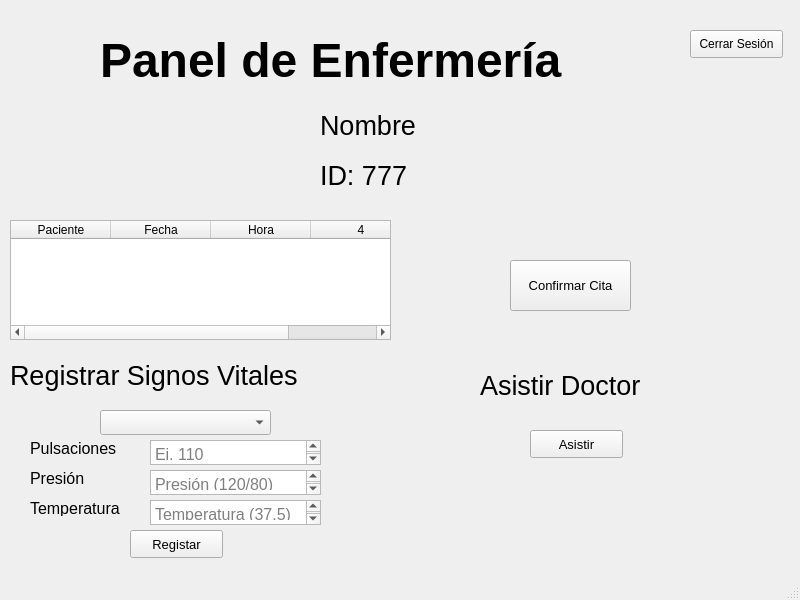
<?xml version="1.0" encoding="UTF-8"?>
<ui version="4.0">
 <class>MainWindow</class>
 <widget class="QMainWindow" name="MainWindow">
  <property name="geometry">
   <rect>
    <x>0</x>
    <y>0</y>
    <width>800</width>
    <height>600</height>
   </rect>
  </property>
  <property name="windowTitle">
   <string>MainWindow</string>
  </property>
  <widget class="QWidget" name="centralwidget">
   <widget class="QLabel" name="lb_name_title">
    <property name="geometry">
     <rect>
      <x>320</x>
      <y>100</y>
      <width>121</width>
      <height>51</height>
     </rect>
    </property>
    <property name="font">
     <font>
      <pointsize>20</pointsize>
     </font>
    </property>
    <property name="text">
     <string>Nombre</string>
    </property>
   </widget>
   <widget class="QLabel" name="lb_title">
    <property name="geometry">
     <rect>
      <x>100</x>
      <y>30</y>
      <width>611</width>
      <height>61</height>
     </rect>
    </property>
    <property name="font">
     <font>
      <pointsize>36</pointsize>
      <weight>75</weight>
      <bold>true</bold>
     </font>
    </property>
    <property name="text">
     <string>Panel de Enfermería</string>
    </property>
   </widget>
   <widget class="QLabel" name="lb_id_title">
    <property name="geometry">
     <rect>
      <x>320</x>
      <y>150</y>
      <width>121</width>
      <height>51</height>
     </rect>
    </property>
    <property name="font">
     <font>
      <pointsize>20</pointsize>
     </font>
    </property>
    <property name="text">
     <string>ID: 777</string>
    </property>
   </widget>
   <widget class="QPushButton" name="bt_assist_dr">
    <property name="geometry">
     <rect>
      <x>530</x>
      <y>430</y>
      <width>93</width>
      <height>28</height>
     </rect>
    </property>
    <property name="font">
     <font>
      <pointsize>10</pointsize>
     </font>
    </property>
    <property name="text">
     <string>Asistir</string>
    </property>
   </widget>
   <widget class="QLabel" name="lb_assist_doctor">
    <property name="geometry">
     <rect>
      <x>480</x>
      <y>360</y>
      <width>201</width>
      <height>51</height>
     </rect>
    </property>
    <property name="font">
     <font>
      <pointsize>20</pointsize>
     </font>
    </property>
    <property name="text">
     <string>Asistir Doctor</string>
    </property>
   </widget>
   <widget class="QPushButton" name="bt_register">
    <property name="geometry">
     <rect>
      <x>130</x>
      <y>530</y>
      <width>93</width>
      <height>28</height>
     </rect>
    </property>
    <property name="font">
     <font>
      <pointsize>10</pointsize>
     </font>
    </property>
    <property name="text">
     <string>Registar</string>
    </property>
   </widget>
   <widget class="QLabel" name="lb_vital_signs">
    <property name="geometry">
     <rect>
      <x>10</x>
      <y>350</y>
      <width>351</width>
      <height>51</height>
     </rect>
    </property>
    <property name="font">
     <font>
      <pointsize>20</pointsize>
     </font>
    </property>
    <property name="text">
     <string>Registrar Signos Vitales</string>
    </property>
   </widget>
   <!-- Update table height -->
   <widget class="QTableWidget" name="tb_nurse_appointments">
    <property name="geometry">
     <rect>
      <x>10</x>
      <y>220</y>
      <width>381</width>
      <height>120</height>  <!-- Increased height -->
     </rect>
    </property>
    <property name="rowCount">
     <number>0</number>
    </property>
    <property name="columnCount">
     <number>4</number>
    </property>
    <column>
     <property name="text">
      <string>Paciente</string>
     </property>
    </column>
    <column>
     <property name="text">
      <string>Fecha</string>
     </property>
    </column>
    <column>
     <property name="text">
      <string>Hora</string>
     </property>
    </column>
    <column/>
   </widget>
   <!-- Add patient selection dropdown -->
   <widget class="QComboBox" name="cb_patient_selection">
    <property name="geometry">
     <rect>
      <x>100</x>
      <y>410</y>
      <width>171</width>
      <height>25</height>
     </rect>
    </property>
    <property name="placeholderText">
     <string>Seleccionar Paciente</string>
    </property>
   </widget>
   <!-- Add additional vital signs fields -->
   <widget class="QLabel" name="lb_pulse">
    <property name="geometry">
     <rect>
      <x>30</x>
      <y>440</y>
      <width>111</width>
      <height>16</height>
     </rect>
    </property>
    <property name="font">
     <font>
      <pointsize>12</pointsize>
     </font>
    </property>
    <property name="text">
     <string>Pulsaciones</string>
    </property>
   </widget>
   <widget class="QTextEdit" name="txt_vital_signs">
    <property name="geometry">
     <rect>
      <x>150</x>
      <y>440</y>
      <width>171</width>
      <height>25</height>
     </rect>
    </property>
    <property name="font">
     <font>
      <pointsize>12</pointsize>
     </font>
    </property>
    <property name="placeholderText">
     <string>Ej. 110</string>
    </property>
   </widget>
   <widget class="QTextEdit" name="txt_blood_pressure">
    <property name="geometry">
     <rect>
      <x>150</x>
      <y>470</y>
      <width>171</width>
      <height>25</height>
     </rect>
    </property>
    <property name="font">
     <font>
      <pointsize>12</pointsize>
     </font>
    </property>
    <property name="placeholderText">
     <string>Presión (120/80)</string>
    </property>
   </widget>
   <widget class="QLabel" name="lb_blood_pressure">
    <property name="geometry">
     <rect>
      <x>30</x>
      <y>470</y>
      <width>111</width>
      <height>16</height>
     </rect>
    </property>
    <property name="font">
     <font>
      <pointsize>12</pointsize>
     </font>
    </property>
    <property name="text">
     <string>Presión</string>
    </property>
   </widget>
   <widget class="QTextEdit" name="txt_temperature">
    <property name="geometry">
     <rect>
      <x>150</x>
      <y>500</y>
      <width>171</width>
      <height>25</height>
     </rect>
    </property>
    <property name="font">
     <font>
      <pointsize>12</pointsize>
     </font>
    </property>
    <property name="placeholderText">
     <string>Temperatura (37.5)</string>
    </property>
   </widget>
   <widget class="QLabel" name="lb_temperature">
    <property name="geometry">
     <rect>
      <x>30</x>
      <y>500</y>
      <width>111</width>
      <height>16</height>
     </rect>
    </property>
    <property name="font">
     <font>
      <pointsize>12</pointsize>
     </font>
    </property>
    <property name="text">
     <string>Temperatura</string>
    </property>
   </widget>
   <widget class="QPushButton" name="bt_confirm_appointment">
    <property name="geometry">
     <rect>
      <x>510</x>
      <y>260</y>
      <width>121</width>
      <height>51</height>
     </rect>
    </property>
    <property name="font">
     <font>
      <pointsize>10</pointsize>
     </font>
    </property>
    <property name="text">
     <string>Confirmar Cita</string>
    </property>
   </widget>
   <!-- Add logout button -->
   <widget class="QPushButton" name="bt_logout">
    <property name="geometry">
     <rect>
      <x>690</x>
      <y>30</y>
      <width>93</width>
      <height>28</height>
     </rect>
    </property>
    <property name="text">
     <string>Cerrar Sesión</string>
    </property>
   </widget>
  </widget>
  <widget class="QMenuBar" name="menubar">
   <property name="geometry">
    <rect>
     <x>0</x>
     <y>0</y>
     <width>800</width>
     <height>26</height>
    </rect>
   </property>
  </widget>
  <widget class="QStatusBar" name="statusbar"/>
 </widget>
 <resources/>
 <connections/>
</ui>
